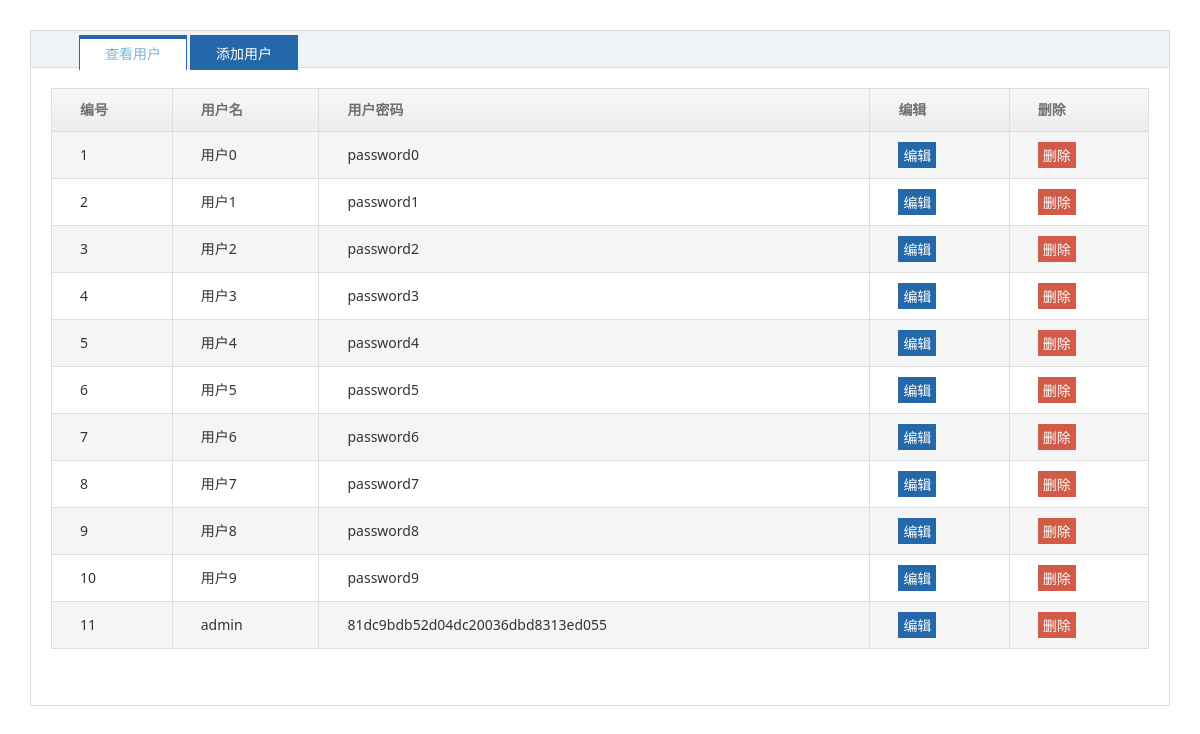
The page /user/ on the database its author committed.
### schoolmanager/models.py (models this page shows, shortened)
class User(db.Model):
    id = db.Column(db.Integer, primary_key=True, autoincrement=True)
    username = db.Column(db.String(80), unique=True)
    password = db.Column(db.String(32))

### schoolmanager/views.py (the view)
@app.route('/user/')
def user():
    users = User.query.all()
    return render_template('user.html',users = users)

### schoolmanager/templates/user.html (shortened to what this page needs)
<!DOCTYPE html>
<html>
	<head>
		<link rel="stylesheet" />
		<link rel="stylesheet" href="/static/styles/pages/Site.css" />
		<link rel="stylesheet" href="/static/styles/pages/zy.all.css" />
		<link rel="stylesheet" href="/static/styles/pages/font-awesome.min.css" />
		<link rel="stylesheet" href="/static/styles/pages/amazeui.min.css" />
		<link rel="stylesheet" href="/static/styles/pages/admin.css" />
	</head>
	<body>
		<div class="dvcontent">
			<div>
				<div class="tabs">
					<div class="hd">
						<ul>
							<li class="on" style="box-sizing: initial;-webkit-box-sizing: initial;">查看用户</li>
							<li class="" style="box-sizing: initial;-webkit-box-sizing: initial;">添加用户</li>
						</ul>
					</div>
					<div class="bd">
						<ul style="display: block;padding: 20px;">
							<li>
								<div id="dv1">
									<table class="table" id="tbRecord">
										<thead>
											<tr>
												<th>编号</th>
												<th>用户名</th>
												<th>用户密码</th>
												<th>编辑</th>
												<th>删除</th>
											</tr>
										</thead>
										<tbody>
										{% for user in users%}
											<tr>
												<td>{{user.id}}</td>
												<td>{{user.username}}</td>
												<td> {{user.password}}</td>
												<td class="edit"><button onclick="edit_user({{user.id}})">编辑</button></td>
												<td class="delete"><button onclick="delete_user({{user.id}})">删除</button></td>
											</tr>
										{% endfor %}
										</tbody>
									</table>
								</div>
							</li>
						</ul>
					</div>
				</div>
			</div>
		</div>
	</body>
</html>

### schoolmanager/static/styles/pages/admin.css (style rules this page uses)
html, body { height: 100%; overflow: hidden; }
ul { margin-top: 0; }

### schoolmanager/static/styles/pages/zy.layout.css (style rules this page uses)
body { font-family:'Courier New'; }

### schoolmanager/static/styles/pages/zy.table.css (style rules this page uses)
.table thead tr { color: #707070; font-weight: normal; background: linear-gradient(to bottom, #F8F8F8 0px, #ECECEC 100%) repeat-x scroll 0% 0% #F2F2F2; }
.table thead tr th { border: 1px solid #DDD; text-align:left; text-indent:20px; padding:10px 8px;font-size: 14px; color:#707070; font-weight: 700; }
.table tbody tr td { border: 1px solid #DDD;text-indent:20px;text-align:left;padding:10px 8px;font-size: 14px; }
.table tbody tr:nth-child(2n+1) { background-color:#F5F5F5; }
.table tbody tr .edit button { color:#ffffff; background-color:#2468a9; border:0px; padding:3px 5px;cursor:pointer; }
.table tbody tr .delete button { color:#ffffff; background-color:#D15B47; border:0px; padding:3px 5px;cursor:pointer; }

### schoolmanager/static/styles/pages/zy.tabs.css (style rules this page uses)
.tabs { border: 1px solid #ddd; text-align: left; margin: 30px; }
.tabs > .hd { height: 37px; line-height: 30px; background: #EFF3F8; padding: 0px 20px; border-bottom: 1px solid #ddd; position: relative; }
.tabs > .hd > ul { float: left; position: absolute; left: 20px; top: -1px; height: 28px; font-size: 14px; }
.tabs > .hd > ul > li { float: left; padding: 0 25px; cursor: pointer; background: #2468a9; margin-right: 3px; margin-top: 5px; color: white; border: 1px solid #2468a9; border-top: 4px solid #2468a9; }
.tabs > .hd > ul > li.on { height: 30px; background: #fff; border-bottom: 2px solid #fff; color: #7DB4D8; }

### rows shown on the page
User: id "1", username "用户0", password "password0"
User: id "2", username "用户1", password "password1"
User: id "3", username "用户2", password "password2"
User: id "4", username "用户3", password "password3"
User: id "5", username "用户4", password "password4"
User: id "6", username "用户5", password "password5"
User: id "7", username "用户6", password "password6"
User: id "8", username "用户7", password "password7"
User: id "9", username "用户8", password "password8"
User: id "10", username "用户9", password "password9"
User: id "11", username "admin", password "81dc9bdb52d04dc20036dbd8313ed055"
